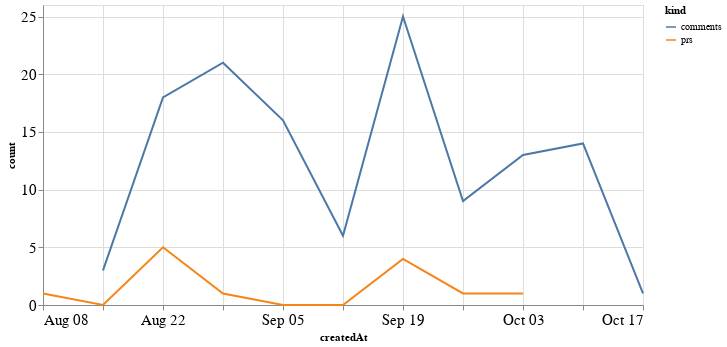

The code cell stored with this chart in its notebook:
### Code cell
alt.Chart(total_time, width=600).mark_line().encode(
    x='createdAt',
    y='count',
    color='kind'
)

### Figure 1 — Vega-Lite specification as saved in the notebook (floating-point values rounded to 4 significant figures)
{"config": {"axisLeft": {"labelFontSize": 15}, "axisBottom": {"labelFontSize": 15}}, "data": {"name": "data-9d6c27713c9dff2861f0f40f71515c77"}, "mark": "line", "encoding": {"color": {"type": "nominal", "field": "kind"}, "x": {"type": "temporal", "field": "createdAt"}, "y": {"type": "quantitative", "field": "count"}}, "width": 600, "$schema": "https://vega.github.io/schema/vega-lite/v4.8.1.json", "datasets": {"data-9d6c27713c9dff2861f0f40f71515c77": [{"createdAt": "2021-08-08T00:00:00", "kind": "prs", "count": 1.0}, {"createdAt": "2021-08-15T00:00:00", "kind": "prs", "count": 0.0}, {"createdAt": "2021-08-22T00:00:00", "kind": "prs", "count": 5.0}, {"createdAt": "2021-08-29T00:00:00", "kind": "prs", "count": 1.0}, {"createdAt": "2021-09-05T00:00:00", "kind": "prs", "count": 0.0}, {"createdAt": "2021-09-12T00:00:00", "kind": "prs", "count": 0.0}, {"createdAt": "2021-09-19T00:00:00", "kind": "prs", "count": 4.0}, {"createdAt": "2021-09-26T00:00:00", "kind": "prs", "count": 1.0}, {"createdAt": "2021-10-03T00:00:00", "kind": "prs", "count": 1.0}, {"createdAt": "2021-10-10T00:00:00", "kind": "prs", "count": null}, {"createdAt": "2021-10-17T00:00:00", "kind": "prs", "count": null}, {"createdAt": "2021-08-08T00:00:00", "kind": "comments", "count": null}, {"createdAt": "2021-08-15T00:00:00", "kind": "comments", "count": 3.0}, {"createdAt": "2021-08-22T00:00:00", "kind": "comments", "count": 18.0}, {"createdAt": "2021-08-29T00:00:00", "kind": "comments", "count": 21.0}, {"createdAt": "2021-09-05T00:00:00", "kind": "comments", "count": 16.0}, {"createdAt": "2021-09-12T00:00:00", "kind": "comments", "count": 6.0}, {"createdAt": "2021-09-19T00:00:00", "kind": "comments", "count": 25.0}, {"createdAt": "2021-09-26T00:00:00", "kind": "comments", "count": 9.0}, {"createdAt": "2021-10-03T00:00:00", "kind": "comments", "count": 13.0}, {"createdAt": "2021-10-10T00:00:00", "kind": "comments", "count": 14.0}, {"createdAt": "2021-10-17T00:00:00", "kind": "comments", "count": 1.0}]}}
